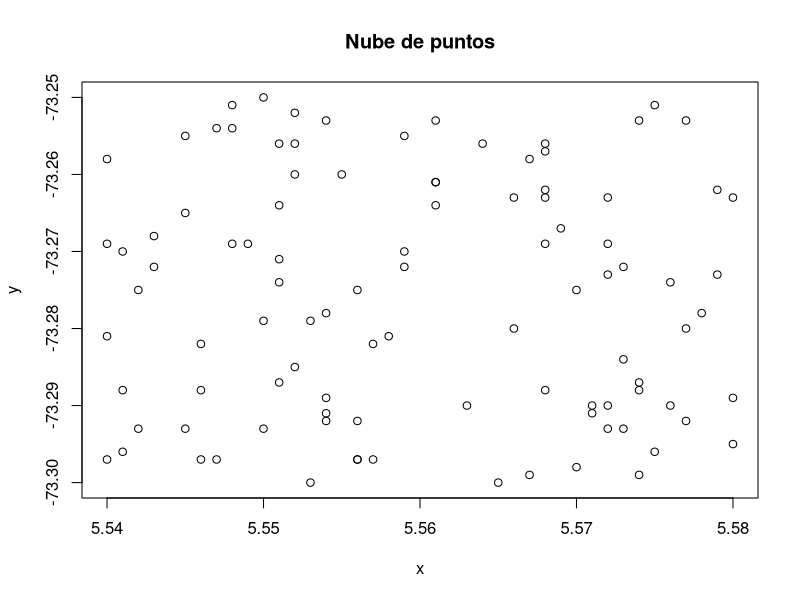
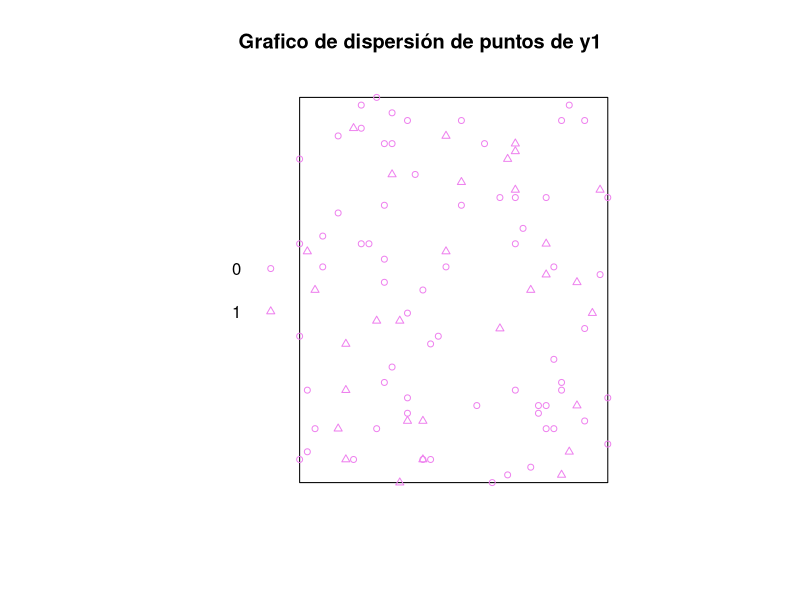
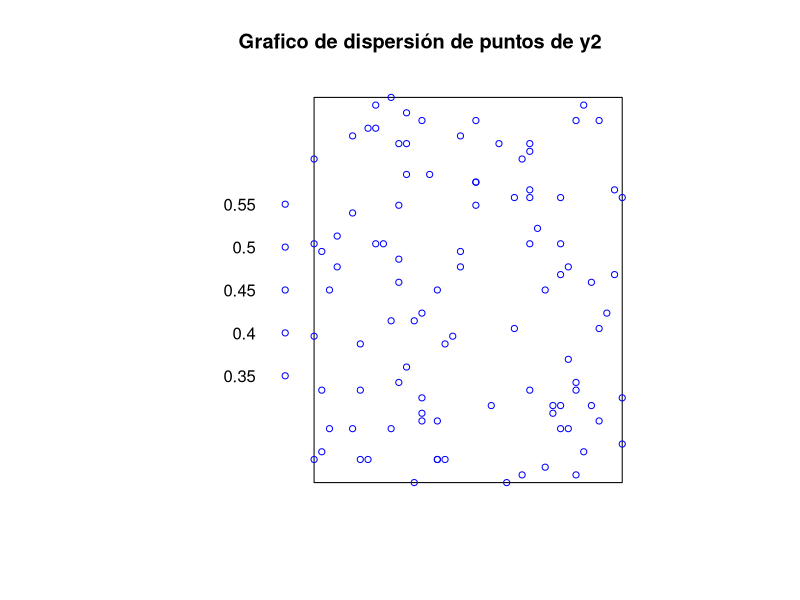
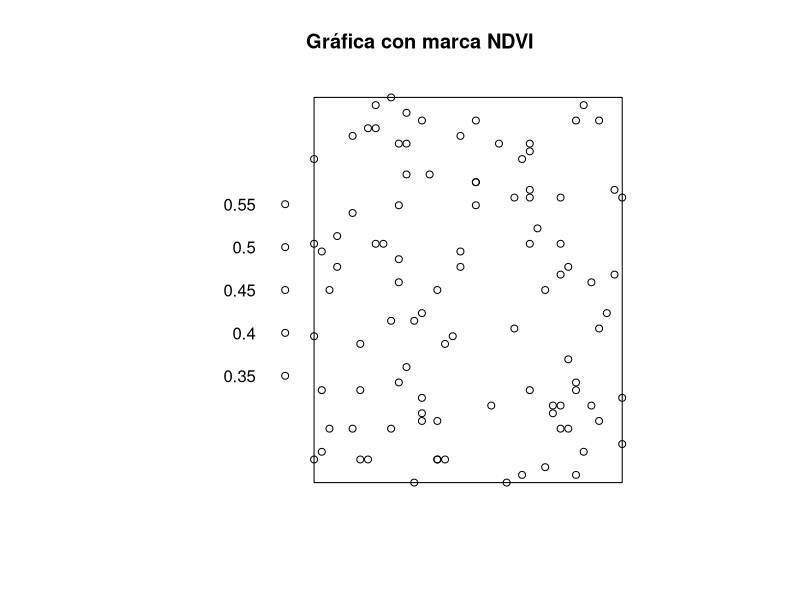
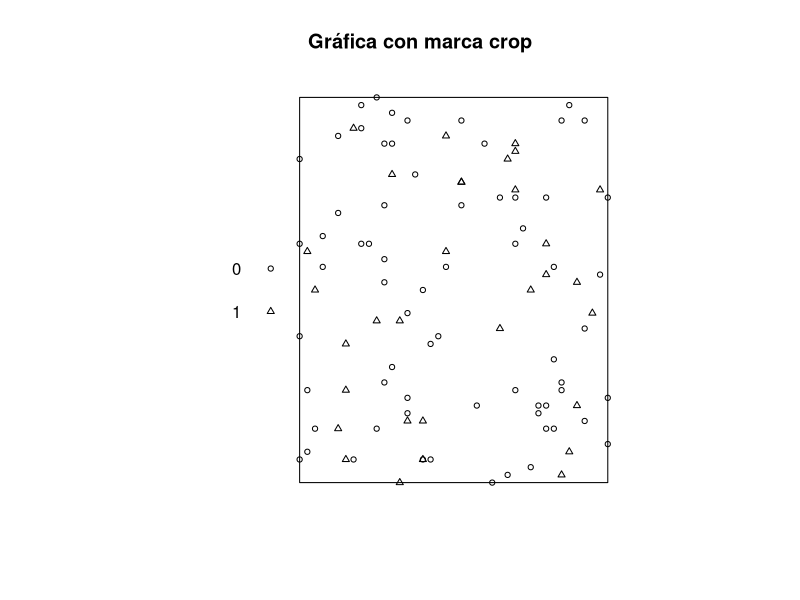
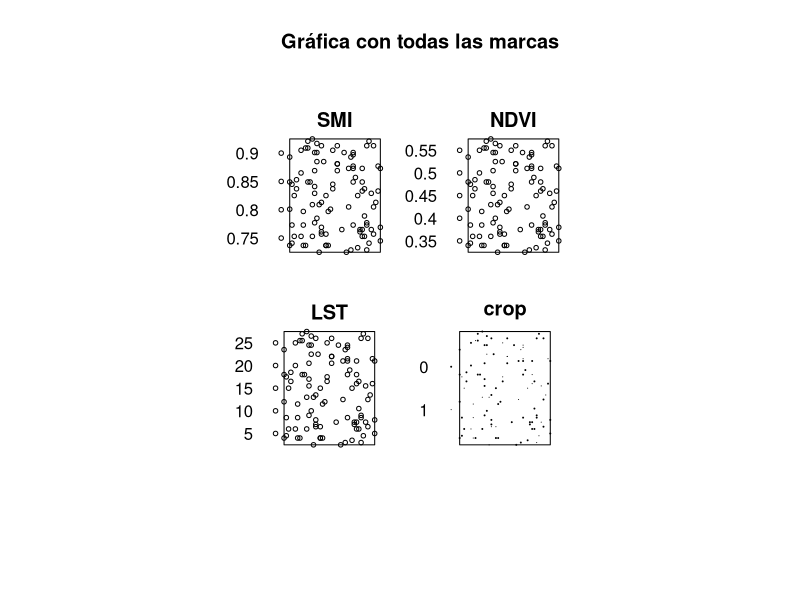
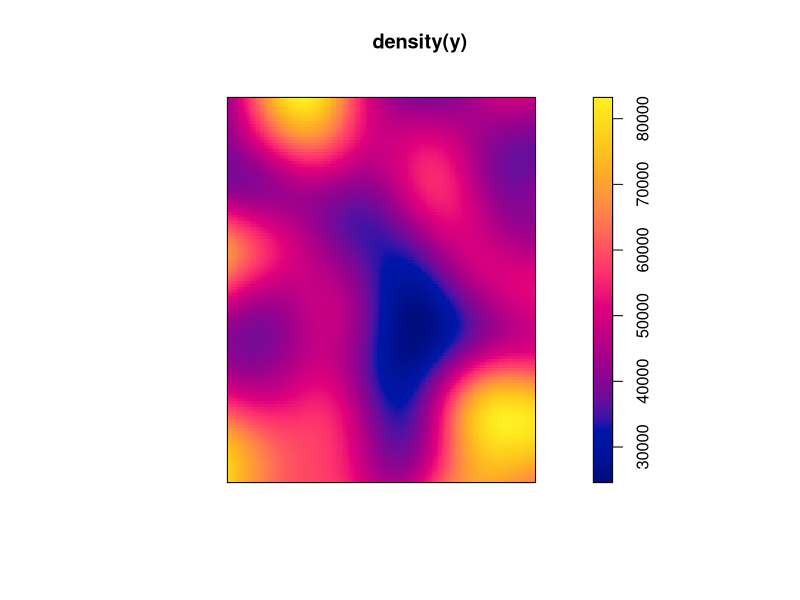
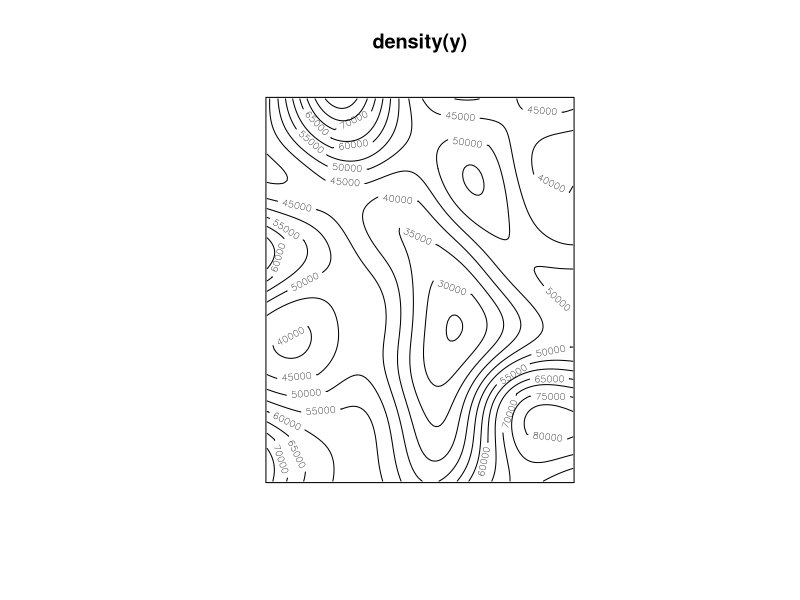

Write R code to recreate these figures, in order.
#### Script PROCESOS DE PUNTOS (GEOESTADISTICA TIPO II)
library("raster")
library("spatstat")

### La generación de la base de datos es totalmente artificial y refiere a un fenómeno de 
### Tipo II cualquiera en un espacio bidimensional en coordenadas X e Y
### Las variables SMI, NDVI,LST y CROP son variables adicionales al fenómeno que se estudia y que sirven
### para denotar procesos de puntos con "marcas"

set.seed(1019093771)
seqlat=seq(from=-73.3,to=-73.25,by=0.001)
seqlong=seq(from=5.54,to=5.58,by=0.001)
latitude=sample(seqlat,size = 100,replace=TRUE)
longitud=sample(seqlong,size = 100,replace=TRUE)
xy=data.frame(x=longitud,y=latitude)
plot(xy$x,xy$y,xlab="x",ylab="y",main = "Nube de puntos")
##xy vendría a ser vuestro data frame que contiene los
##puntos u observaciones del fenómeno PUNTUAL que se
##desea estudiar
SMI=sort.int(runif(100,0.7,0.95),partial=10)
NDVI=sort.int(rnorm(100,0.45,0.06),partial=10)
LST=sort.int(26*rbeta(100,shape1=0.87,shape2=0.91),partial=10)

###AGREGAMOS otra variable de marca al modelo del tipo binario (ejemplo: el fenomeno dividido en 
### categorías 0 y 1
crop=factor(ifelse(rgamma(n=100,rate=0.8,shape=0.5)<0.5,0,1))
df1=data.frame(xy,SMI,NDVI,LST,crop)

###Ejemplos de conversión de dataframe a datos espaciales
### para el análisis de PUNTOS

dataxy=ppp(xy$x,xy$y,xrange=c(min(xy$x),max(xy$x)),yrange=c(min(xy$y),max(xy$y)))
any(duplicated(dataxy))  #El conjunto presenta puntos duplicados.
y=unique(dataxy);
y  #se borran los puntos duplicados.

###Igual al anterior con un variable de marca
y1=unique(ppp(xy$x,xy$y,xrange=c(min(xy$x),max(xy$x)),yrange=c(min(xy$y),max(xy$y)),marks = df1$crop))            
any(duplicated(y1)) 
plot(y1,size=0.8,cols = "violet",main="Grafico de dispersión de puntos de y1")   #Gráfica de y1
y2=unique(ppp(xy$x,xy$y,xrange=c(min(xy$x),max(xy$x)),yrange=c(min(xy$y),max(xy$y)),marks = df1$NDVI))
plot(y2,size=0.0008,cols="blue",main="Grafico de dispersión de puntos de y2") #Grádica de y2
any(duplicated(y2))  
dataxy3=ppp(xy$x,xy$y,xrange=c(min(xy$x),max(xy$x)),yrange=c(min(xy$y),max(xy$y)),marks = df1[,3:6])
y3=unique(dataxy3)
#Gráfica con marca NDVI.
plot(y3,which.marks = "NDVI",size=0.0009,main = "Gráfica con marca NDVI")  
#Gráfica con la marca crop.
plot(y3,which.marks="crop",size=0.7,main = "Gráfica con marca crop")  
par(mfrow=c(1,1))
#Gráfica con todas las marcas.
plot(y3,size=0.002,main = "Gráfica con todas las marcas")
ventana1=owin(c(5.546,5.558),c(-73.289,-73.277));ventana1
coords(y3)
npoints(y3)  #Número de puntos.
marks(y3)   
as.owin(y3)  #enseña la ventana definida en la creación.
as.data.frame(y3) #enseña las coordenadas y las marcas creadas

##Análisis Gráfico HOT SPOTS -->Densidades e Intensidades
### Unicamente proceso de puntos sin marcas
plot(density(y))
contour(density(y))

hist(xy$x,xlab = "x",ylab="Frecuencia",main = "Histograma de frecuencia de x",
     col = "cadetblue3")   # Histograma de la longitud.

hist(xy$y,xlab = "y",ylab="Frecuencia",main = "Histograma de frecuencia de y",
     col = "burlywood1")  #Histograma de la latitud.
plot(density(y))
plot(y,add=TRUE)

#se usa la función split para dividir en dos tablas el df1, según si hay
#o no ausencia de la modalidad en la variable categórica
#agregada como marca (recuerden que se llama crop para este ejemplo)
dividir=split(df1,crop,drop = TRUE)
#Se toman los puntos donde hay "crop"
ausencia=dividir$"1";ausencia

##Analizamos el objeto espacial con crop=1
y4=unique(ppp(ausencia$x,ausencia$y,xrange=c(min(ausencia$x),max(ausencia$x)),yrange=c(min(ausencia$y),max(ausencia$y)),marks = ausencia[,6]))
any(duplicated(y4)) 
intensity(y4)
plot(y4,cols = "purple",main = "Patrón de puntos donde la variable crop=1")
plot(density(y4))
contour(density(y4))
#Gráfica de la marca que identifica los puntos con crop.
a=as.im(y4)     #Convertir en imagen el patrón
plot(a)         #
plot(y4,add = TRUE)
summary(y4)
summary(y3)

###Mayores detalles
summary(y)
unitname(y)<-"centimeters"
#La densidad de metros por centimetros cuadrados estimada
summary(y)$intensity
#calculando la densidad de puntos por metros cuadrados estimada.
lambda=summary(y)$intensity*(1000)^2;
lambda
intensity(y1)
#Construya una cuadricula de 4 filas y 4 columnas para ver la distribución del conteo de puntos en cada celda.
#cuenta los puntos en cada cuadrícula.
quadratcount(y, nx = 4, ny = 4) 
#guardar los conteos como una matriz en el objeto Q.
Q <- quadratcount(y, nx = 4, ny = 4)
#Gráfica de puntos superpuesta por las cuadrículas.
plot(y,size=0.7)  
plot(Q, add = TRUE)
plot(intensity (Q, image=T))
plot(Q, add=T)
plot(y, add=T)
#gráfica de la densidad sobrepuesta por el patrón de puntos.
densidad=density(y)
plot(y,add=TRUE)
persp(densidad)    #Gráfico 3D de la densidad.
persp(densidad, theta= 30, phi = 30, col = "lightblue")

###Prueba estadística sobre la densidad (conteo puntos) en el espacio
###Se seguirá la prueba de hipótesis χ2
###para comprobar aleatoriedad espacial

#H0:La intensidad es homogenea
#H1:La intensidad no es homogenea
#Si p<a entonces rechazamos H0.
M=quadrat.test(y, nx = 4, ny = 4)
M
plot(y,size=0.01)
plot(M, add = TRUE, cex = 0.9)

#Estimación usando kernel
#La función intensidad puede ser estimada usando una
#función kernel. Con spatstat utilzamos la función density,
#por defecto, utilizamos un kernel gaussiano, con el ancho de
#banda de suavisado determinado por el argumento sigma.
#Por defecto se utiliza la corrección uniforme, y la salida
#es una imagen im.
D05 = density(y, sigma=0.5)
D1 = density(y, sigma=1)
D15 = density(y, sigma=1.5)
plot(D05)


##Influencias de variables o marcas
##Con los datos y2 vemos la influencia de NDVI 
intensity(y2)
plot(density(y2))
plot(y2, add=T)
contour(density(y2), add=T, col="white")
